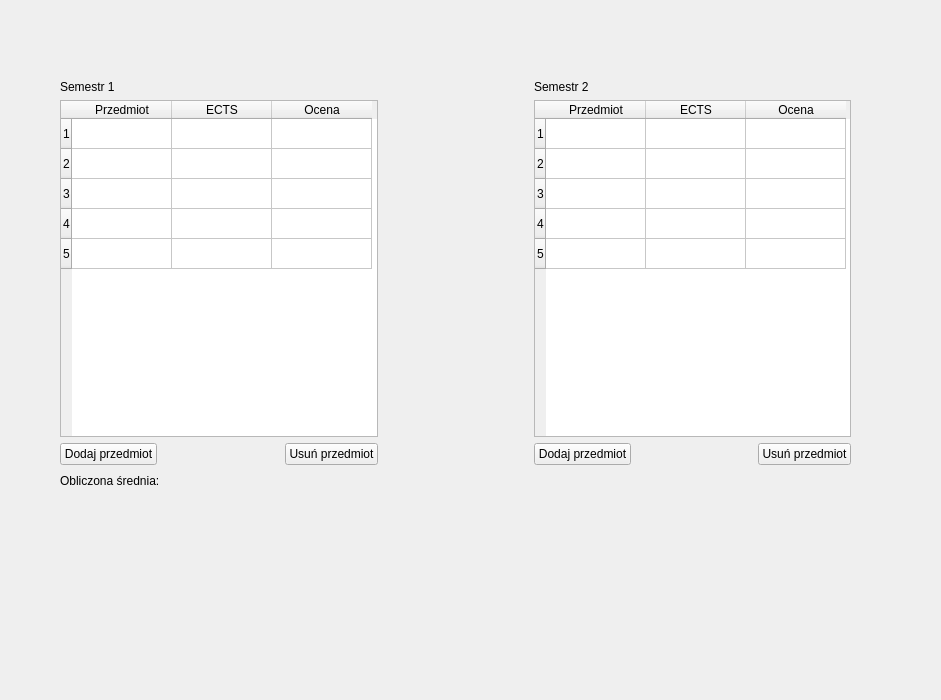
<?xml version="1.0" encoding="UTF-8"?>
<ui version="4.0">
 <class>Widget</class>
 <widget class="QWidget" name="Widget">
  <property name="geometry">
   <rect>
    <x>0</x>
    <y>0</y>
    <width>941</width>
    <height>700</height>
   </rect>
  </property>
  <property name="windowTitle">
   <string>Widget</string>
  </property>
  <widget class="QWidget" name="layoutWidget">
   <property name="geometry">
    <rect>
     <x>60</x>
     <y>80</y>
     <width>791</width>
     <height>411</height>
    </rect>
   </property>
   <layout class="QVBoxLayout" name="verticalLayout_4">
    <item>
     <layout class="QVBoxLayout" name="verticalLayout_3">
      <item>
       <layout class="QHBoxLayout" name="horizontalLayout">
        <item>
         <layout class="QVBoxLayout" name="verticalLayout_2">
          <item>
           <widget class="QLabel" name="semesterOneLabel">
            <property name="text">
             <string>Semestr 1</string>
            </property>
           </widget>
          </item>
          <item>
           <widget class="QTableWidget" name="semesterOneTable">
            <property name="rowCount">
             <number>5</number>
            </property>
            <property name="columnCount">
             <number>3</number>
            </property>
            <row/>
            <row/>
            <row/>
            <row/>
            <row/>
            <column>
             <property name="text">
              <string>Przedmiot</string>
             </property>
            </column>
            <column>
             <property name="text">
              <string>ECTS</string>
             </property>
            </column>
            <column>
             <property name="text">
              <string>Ocena</string>
             </property>
            </column>
           </widget>
          </item>
         </layout>
        </item>
        <item>
         <spacer name="horizontalSpacer">
          <property name="orientation">
           <enum>Qt::Orientation::Horizontal</enum>
          </property>
          <property name="sizeType">
           <enum>QSizePolicy::Policy::Maximum</enum>
          </property>
          <property name="sizeHint" stdset="0">
           <size>
            <width>150</width>
            <height>13</height>
           </size>
          </property>
         </spacer>
        </item>
        <item>
         <layout class="QVBoxLayout" name="verticalLayout">
          <item>
           <widget class="QLabel" name="semesterTwoLabel">
            <property name="text">
             <string>Semestr 2</string>
            </property>
           </widget>
          </item>
          <item>
           <widget class="QTableWidget" name="semesterTwoTable">
            <property name="rowCount">
             <number>5</number>
            </property>
            <property name="columnCount">
             <number>3</number>
            </property>
            <row/>
            <row/>
            <row/>
            <row/>
            <row/>
            <column>
             <property name="text">
              <string>Przedmiot</string>
             </property>
            </column>
            <column>
             <property name="text">
              <string>ECTS</string>
             </property>
            </column>
            <column>
             <property name="text">
              <string>Ocena</string>
             </property>
            </column>
           </widget>
          </item>
         </layout>
        </item>
       </layout>
      </item>
      <item>
       <layout class="QHBoxLayout" name="horizontalLayout_4">
        <item>
         <layout class="QHBoxLayout" name="horizontalLayout_3">
          <item>
           <widget class="QPushButton" name="semesterOneAddButton">
            <property name="text">
             <string>Dodaj przedmiot</string>
            </property>
           </widget>
          </item>
          <item>
           <spacer name="horizontalSpacer_2">
            <property name="orientation">
             <enum>Qt::Orientation::Horizontal</enum>
            </property>
            <property name="sizeHint" stdset="0">
             <size>
              <width>40</width>
              <height>20</height>
             </size>
            </property>
           </spacer>
          </item>
          <item>
           <widget class="QPushButton" name="semesterOneDeleteButton">
            <property name="text">
             <string>Usuń przedmiot</string>
            </property>
           </widget>
          </item>
         </layout>
        </item>
        <item>
         <spacer name="horizontalSpacer_4">
          <property name="orientation">
           <enum>Qt::Orientation::Horizontal</enum>
          </property>
          <property name="sizeType">
           <enum>QSizePolicy::Policy::Maximum</enum>
          </property>
          <property name="sizeHint" stdset="0">
           <size>
            <width>150</width>
            <height>20</height>
           </size>
          </property>
         </spacer>
        </item>
        <item>
         <layout class="QHBoxLayout" name="horizontalLayout_2">
          <item>
           <widget class="QPushButton" name="semesterTwoAddButton">
            <property name="text">
             <string>Dodaj przedmiot</string>
            </property>
           </widget>
          </item>
          <item>
           <spacer name="horizontalSpacer_3">
            <property name="orientation">
             <enum>Qt::Orientation::Horizontal</enum>
            </property>
            <property name="sizeHint" stdset="0">
             <size>
              <width>40</width>
              <height>20</height>
             </size>
            </property>
           </spacer>
          </item>
          <item>
           <widget class="QPushButton" name="semesterTwoDeleteButton">
            <property name="text">
             <string>Usuń przedmiot</string>
            </property>
           </widget>
          </item>
         </layout>
        </item>
       </layout>
      </item>
     </layout>
    </item>
    <item>
     <layout class="QHBoxLayout" name="horizontalLayout_5">
      <item>
       <widget class="QLabel" name="calculatedMeanLabel">
        <property name="text">
         <string>Obliczona średnia:</string>
        </property>
       </widget>
      </item>
      <item>
       <widget class="QLabel" name="meanResultLabel">
        <property name="text">
         <string/>
        </property>
       </widget>
      </item>
      <item>
       <spacer name="horizontalSpacer_5">
        <property name="orientation">
         <enum>Qt::Orientation::Horizontal</enum>
        </property>
        <property name="sizeType">
         <enum>QSizePolicy::Policy::Maximum</enum>
        </property>
        <property name="sizeHint" stdset="0">
         <size>
          <width>600</width>
          <height>20</height>
         </size>
        </property>
       </spacer>
      </item>
     </layout>
    </item>
   </layout>
  </widget>
 </widget>
 <resources/>
 <connections/>
</ui>
